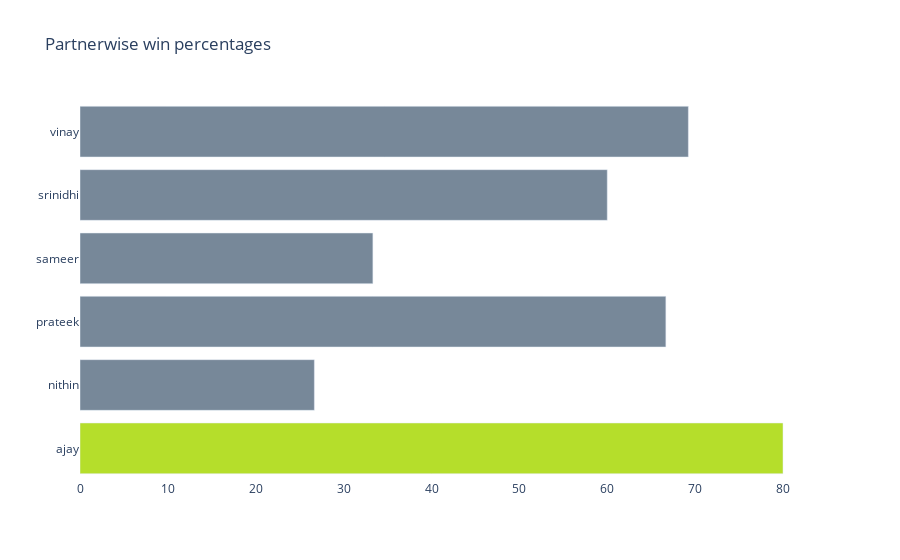

The notebook cell this image was saved under:
### Code cell
fig = go.Figure(
    go.Bar(
        y=player_partner_stats.index,
        x=player_partner_stats['win_pct'],
        orientation='h',
        marker_color=bar_colors,
        hovertemplate="Win Percentage: %{x} %",
#         hovertext=player_partner_stats['win_pct']
    )
)
fig.update_layout(
    plot_bgcolor="white",
    title_text="Partnerwise win percentages"
)

### Figure 1 — Plotly figure (JSON) as saved in the notebook; plotly's stock layout.template omitted (floating-point values rounded to 4 significant figures)
{"data": [{"hoverinfo": "skip", "hovertemplate": "Win Percentage: %{x} %", "marker": {"color": ["#b5de2b", "lightslategrey", "lightslategrey", "lightslategrey", "lightslategrey", "lightslategrey"]}, "orientation": "h", "type": "bar", "x": [80, 26.67, 66.67, 33.33, 60, 69.23], "y": ["ajay", "nithin", "prateek", "sameer", "srinidhi", "vinay"]}], "layout": {"plot_bgcolor": "white", "title": {"text": "Partnerwise win percentages"}}}
